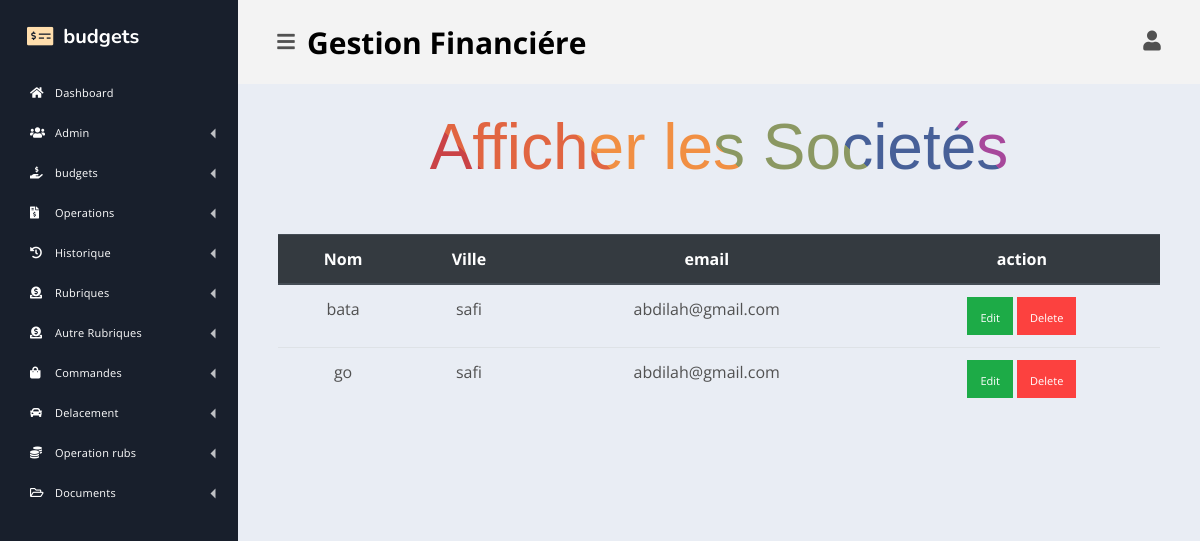
The page /admin/showEse.php (signed in) on the database its author committed.
### config/dbconfig.php (called while the page is built, shortened)
<?php
    class dbconfig
    {
        public function db_connect(){
        $servername = "localhost";
        $username = "root";
        $password = "";
     try {
       $this->connection = new PDO("mysql:host=$servername;dbname=pfe", $username, $password);
         } catch(PDOException $e) {
  echo "Connection failed: " . $e->getMessage();
               }
        }
    }
?>

### config/Entreprise.php (called while the page is built, shortened)
<?php
 require_once('dbconfig.php');
$db = new dbconfig();
class Entreprise{
function displayEses(){
    global $db;
$stmt = $db->connection->prepare("SELECT * FROM société");
$stmt->execute();
return $stmt->fetchAll();
 }
}

### admin/showEse.php (the view, shortened to what this page needs)
<?php
require_once('../config/Entreprise.php');
$displayEses = new Entreprise();
$data =$displayEses ->displayEses();
?>
<!doctype html>
<html lang="en">
<?php
require_once('../includes/header.php');
 ?>
            <main class="dash-content">
                <div class="container-fluid">
<h3 class="text-center mb-5 bien">Afficher les Societés</h3>
<table class="table text-center">
  <thead class="thead-dark">
      <th scope="col">Nom</th>
      <th scope="col">Ville</th>
      <th scope="col">email</th>
      <th scope="col">action</th>
  </thead>
  <tbody>
<?php if( $data){
 foreach($data as $row){ ?>
    <tr>
      <td><?php echo $row['Nom']  ?></td>
      <td><?php echo $row['Ville']  ?></td>
      <td><?php echo $row['Email']  ?></td>
      <td>
      <button class="btn btn-success  mx-auto"><a href="editEse.php?id_Ese=<?php echo $row['Ids'] ?>">Edit</a></button>
      <button class="btn btn-danger mx-auto"><a href="delete.php?id_Ese=<?php echo $row['Ids'] ?>">Delete</a></button>
      </td>
    </tr>
    <?php
    }
  }
  ?>
  </tbody>
</table>
                </div>
            </main>
        </div>
    </div>
</body>
</html>

### styles/css/style.css (style rules this page uses)
* { box-sizing: border-box; margin:0; padding: 0; }
::placeholder { color: #BDBDBD; opacity: 1; font-weight: 300 }
a { color: inherit; cursor: pointer; font-size: 11px }
.table a { color: white ; text-decoration: none; }
.bien { background-color: #CA4246; background-image: linear-gradient( 45deg, #CA4246 16.666%, #E16541 16.666%, #E16541 33.333%, #F18F43 33.333%, #F18F43 50%, #8B9862 50%, #8B9862 66.666%, #476098 66.666%, #476098 83.333%, #A7489B 83.333%); background-size: 100%; background-repeat: repeat; -webkit-background-clip: text; -webkit-text-fill-color: transparent; animation: rainbow-text-simple-animation-rev 0.75s ease forwards; }
h3 { font-family: "Archivo Black", sans-serif; font-weight: normal; font-size: 4em; text-align: center; margin-bottom: 0; margin-bottom: -0.25em; display: block; margin-left: auto; margin-right: auto; cursor: pointer; width: 700px; }

### rows shown on the page
société: Nom "bata", Ville "safi", Email "abdilah@gmail.com"
société: Nom "go", Ville "safi", Email "abdilah@gmail.com"
